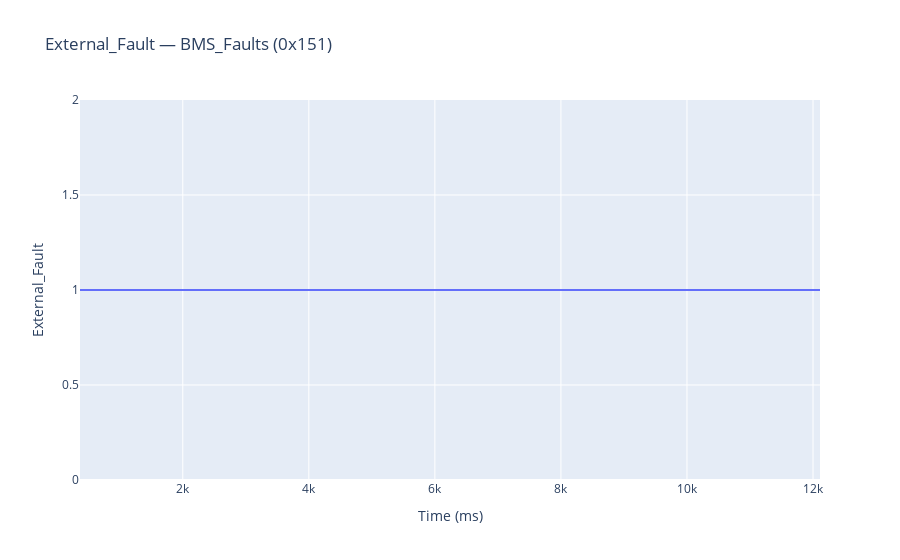
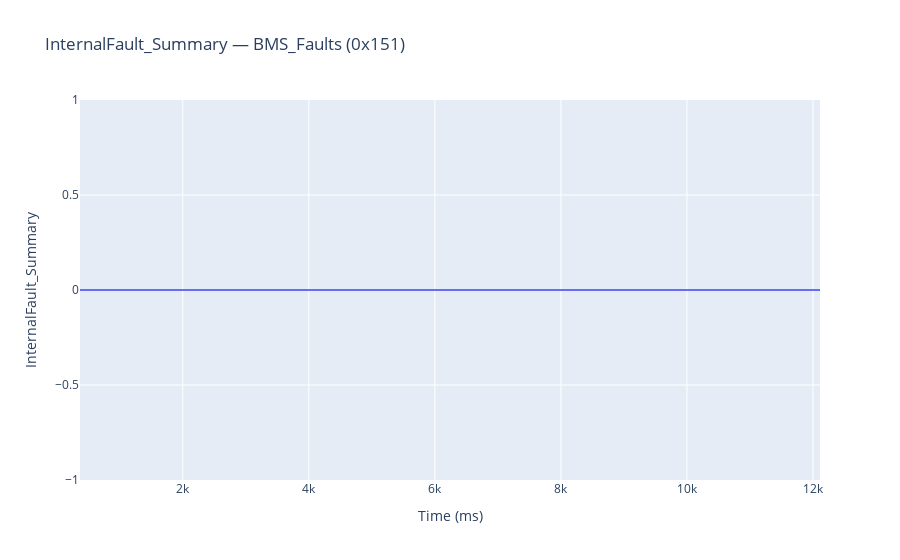
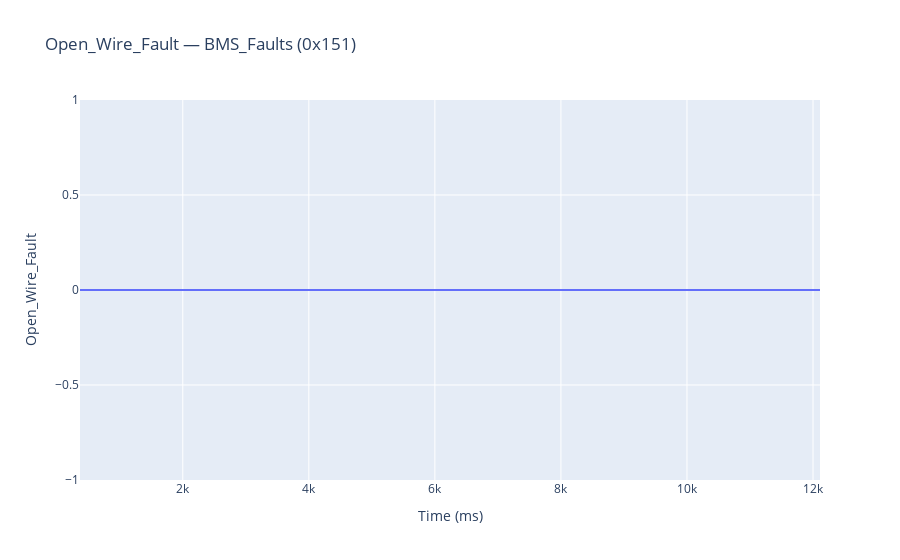
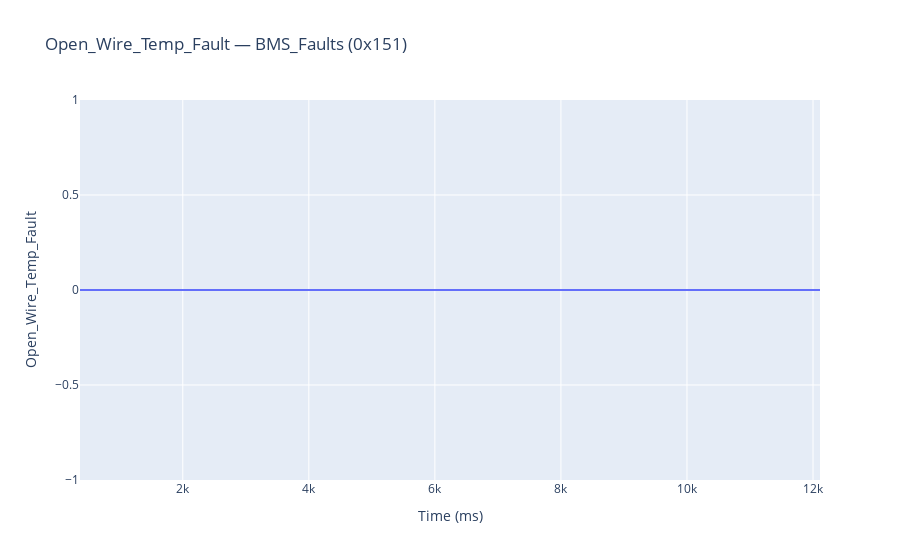

The code cell stored with these charts, in order, in its notebook:
### Markdown cell above
## 3. Graph all signals

Loops over every unique (message, signal) pair in the DataFrame and creates an interactive plot for each. Skips if data is empty.

### Code cell
# Loop over every unique (message, signal) pair and plot each one
# Skips entirely if no signals were decoded
if df.empty:
    print("No signals decoded.")
else:
    for (msg_name, sig_name), group in df.groupby(["message_name", "signal_name"]):
        msg_id = group["message_id"].iloc[0]
        plot_signal(group, sig_name, msg_name, msg_id)

### Figure 1 — Plotly figure (JSON) as saved in the notebook; plotly's stock layout.template omitted (floating-point values rounded to 4 significant figures)
{"data": [{"hovertemplate": "Time (ms)=%{x}<br>External_Fault=%{y}<extra></extra>", "legendgroup": "", "line": {"color": "#636efa", "dash": "solid"}, "marker": {"symbol": "circle"}, "mode": "lines", "name": "", "orientation": "v", "showlegend": false, "type": "scatter", "x": [369, 619, 869, 1119, 1369, 1619, 1868, 2118, 2368, 2618, 2867, 3117, 3367, 3617, 3867, 4116, 4366, 4616, 4866, 5116, 5365, 5615, 5865, 6115, 6365, 6615, 6864, 7114, 7364, 7614, 7864, 8114, 8363, 8613, 8863, 9113, 9363, 9613, 9862, 10112, 10362, 10612, 10862, 11112, 11361, 11611, 11861, 12111], "xaxis": "x", "y": [1.0, 1.0, 1.0, 1.0, 1.0, 1.0, 1.0, 1.0, 1.0, 1.0, 1.0, 1.0, 1.0, 1.0, 1.0, 1.0, 1.0, 1.0, 1.0, 1.0, 1.0, 1.0, 1.0, 1.0, 1.0, 1.0, 1.0, 1.0, 1.0, 1.0, 1.0, 1.0, 1.0, 1.0, 1.0, 1.0, 1.0, 1.0, 1.0, 1.0, 1.0, 1.0, 1.0, 1.0, 1.0, 1.0, 1.0, 1.0], "yaxis": "y"}], "layout": {"legend": {"tracegroupgap": 0}, "title": {"text": "External_Fault — BMS_Faults (0x151)"}, "xaxis": {"anchor": "y", "domain": [0, 1], "title": {"text": "Time (ms)"}}, "yaxis": {"anchor": "x", "domain": [0, 1], "title": {"text": "External_Fault"}}}}

### Figure 2 — Plotly figure (JSON) as saved in the notebook; plotly's stock layout.template omitted (floating-point values rounded to 4 significant figures)
{"data": [{"hovertemplate": "Time (ms)=%{x}<br>InternalFault_Summary=%{y}<extra></extra>", "legendgroup": "", "line": {"color": "#636efa", "dash": "solid"}, "marker": {"symbol": "circle"}, "mode": "lines", "name": "", "orientation": "v", "showlegend": false, "type": "scatter", "x": [369, 619, 869, 1119, 1369, 1619, 1868, 2118, 2368, 2618, 2867, 3117, 3367, 3617, 3867, 4116, 4366, 4616, 4866, 5116, 5365, 5615, 5865, 6115, 6365, 6615, 6864, 7114, 7364, 7614, 7864, 8114, 8363, 8613, 8863, 9113, 9363, 9613, 9862, 10112, 10362, 10612, 10862, 11112, 11361, 11611, 11861, 12111], "xaxis": "x", "y": [0.0, 0.0, 0.0, 0.0, 0.0, 0.0, 0.0, 0.0, 0.0, 0.0, 0.0, 0.0, 0.0, 0.0, 0.0, 0.0, 0.0, 0.0, 0.0, 0.0, 0.0, 0.0, 0.0, 0.0, 0.0, 0.0, 0.0, 0.0, 0.0, 0.0, 0.0, 0.0, 0.0, 0.0, 0.0, 0.0, 0.0, 0.0, 0.0, 0.0, 0.0, 0.0, 0.0, 0.0, 0.0, 0.0, 0.0, 0.0], "yaxis": "y"}], "layout": {"legend": {"tracegroupgap": 0}, "title": {"text": "InternalFault_Summary — BMS_Faults (0x151)"}, "xaxis": {"anchor": "y", "domain": [0, 1], "title": {"text": "Time (ms)"}}, "yaxis": {"anchor": "x", "domain": [0, 1], "title": {"text": "InternalFault_Summary"}}}}

### Figure 3 — Plotly figure (JSON) as saved in the notebook; plotly's stock layout.template omitted (floating-point values rounded to 4 significant figures)
{"data": [{"hovertemplate": "Time (ms)=%{x}<br>Open_Wire_Fault=%{y}<extra></extra>", "legendgroup": "", "line": {"color": "#636efa", "dash": "solid"}, "marker": {"symbol": "circle"}, "mode": "lines", "name": "", "orientation": "v", "showlegend": false, "type": "scatter", "x": [369, 619, 869, 1119, 1369, 1619, 1868, 2118, 2368, 2618, 2867, 3117, 3367, 3617, 3867, 4116, 4366, 4616, 4866, 5116, 5365, 5615, 5865, 6115, 6365, 6615, 6864, 7114, 7364, 7614, 7864, 8114, 8363, 8613, 8863, 9113, 9363, 9613, 9862, 10112, 10362, 10612, 10862, 11112, 11361, 11611, 11861, 12111], "xaxis": "x", "y": [0.0, 0.0, 0.0, 0.0, 0.0, 0.0, 0.0, 0.0, 0.0, 0.0, 0.0, 0.0, 0.0, 0.0, 0.0, 0.0, 0.0, 0.0, 0.0, 0.0, 0.0, 0.0, 0.0, 0.0, 0.0, 0.0, 0.0, 0.0, 0.0, 0.0, 0.0, 0.0, 0.0, 0.0, 0.0, 0.0, 0.0, 0.0, 0.0, 0.0, 0.0, 0.0, 0.0, 0.0, 0.0, 0.0, 0.0, 0.0], "yaxis": "y"}], "layout": {"legend": {"tracegroupgap": 0}, "title": {"text": "Open_Wire_Fault — BMS_Faults (0x151)"}, "xaxis": {"anchor": "y", "domain": [0, 1], "title": {"text": "Time (ms)"}}, "yaxis": {"anchor": "x", "domain": [0, 1], "title": {"text": "Open_Wire_Fault"}}}}

### Figure 4 — Plotly figure (JSON) as saved in the notebook; plotly's stock layout.template omitted (floating-point values rounded to 4 significant figures)
{"data": [{"hovertemplate": "Time (ms)=%{x}<br>Open_Wire_Temp_Fault=%{y}<extra></extra>", "legendgroup": "", "line": {"color": "#636efa", "dash": "solid"}, "marker": {"symbol": "circle"}, "mode": "lines", "name": "", "orientation": "v", "showlegend": false, "type": "scatter", "x": [369, 619, 869, 1119, 1369, 1619, 1868, 2118, 2368, 2618, 2867, 3117, 3367, 3617, 3867, 4116, 4366, 4616, 4866, 5116, 5365, 5615, 5865, 6115, 6365, 6615, 6864, 7114, 7364, 7614, 7864, 8114, 8363, 8613, 8863, 9113, 9363, 9613, 9862, 10112, 10362, 10612, 10862, 11112, 11361, 11611, 11861, 12111], "xaxis": "x", "y": [0.0, 0.0, 0.0, 0.0, 0.0, 0.0, 0.0, 0.0, 0.0, 0.0, 0.0, 0.0, 0.0, 0.0, 0.0, 0.0, 0.0, 0.0, 0.0, 0.0, 0.0, 0.0, 0.0, 0.0, 0.0, 0.0, 0.0, 0.0, 0.0, 0.0, 0.0, 0.0, 0.0, 0.0, 0.0, 0.0, 0.0, 0.0, 0.0, 0.0, 0.0, 0.0, 0.0, 0.0, 0.0, 0.0, 0.0, 0.0], "yaxis": "y"}], "layout": {"legend": {"tracegroupgap": 0}, "title": {"text": "Open_Wire_Temp_Fault — BMS_Faults (0x151)"}, "xaxis": {"anchor": "y", "domain": [0, 1], "title": {"text": "Time (ms)"}}, "yaxis": {"anchor": "x", "domain": [0, 1], "title": {"text": "Open_Wire_Temp_Fault"}}}}
